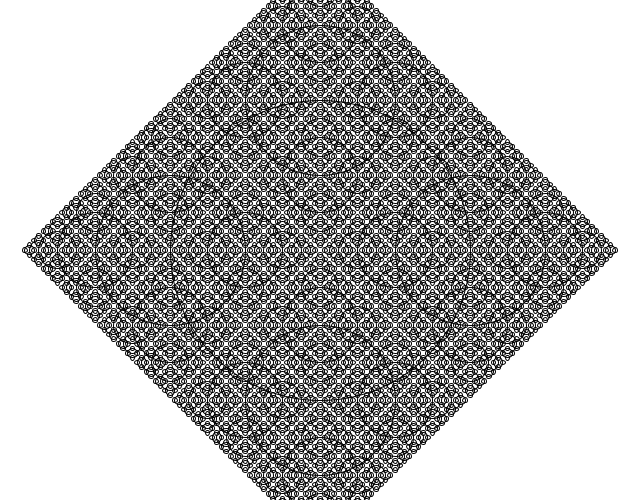
Frame 1 (no input)
Frame 60 (the mouse pressed at the canvas centre just before this capture): identical to frame 1, image omitted
Frame 120 (the mouse held since frame 60 and released just before this capture): identical to frame 1, image omitted

The Processing sketch that drew this single still picture (run headless with seeded random() and noise(); from frame 60 on, the mouse is pressed at the canvas centre):

// Processing sketch: Recursion
// ── Recursion.pde
//Credits To Daniel Shiffman
//I have not written this code

void setup() {
  size(640, 500);
}
void draw() {
  background(255);
  drawCircle(width/2, height/2, 300);
}

void drawCircle(float x, float y, float radius) {
  stroke(0);
  noFill();
  ellipse(x, y, radius, radius);
  if (radius>8) {
    drawCircle(x+radius/2, y, radius/2);
    drawCircle(x-radius/2, y, radius/2);
    drawCircle(x, y+radius/2, radius/2);
    drawCircle(x, y-radius/2, radius/2);
  }
}
